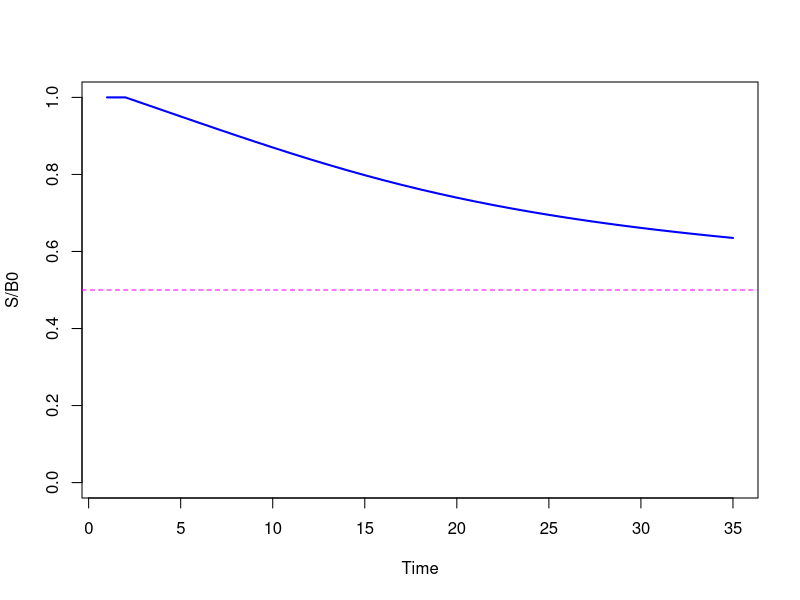
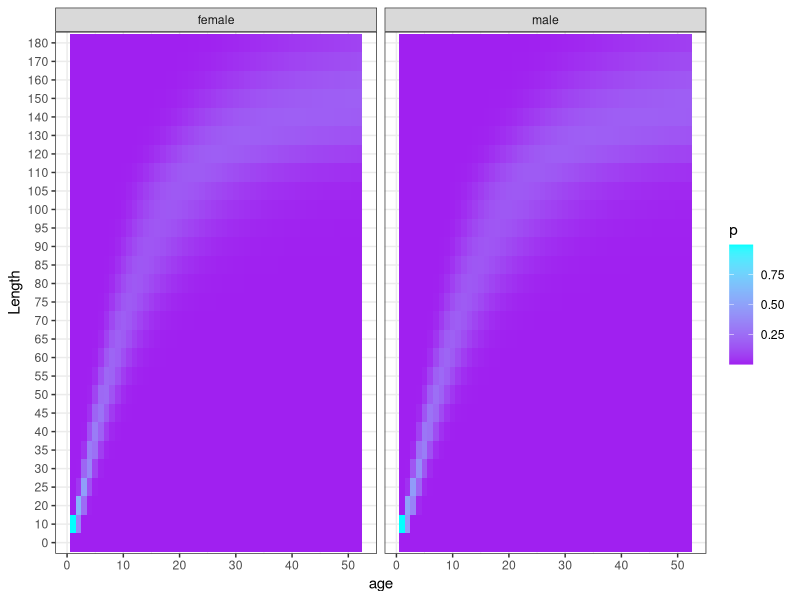
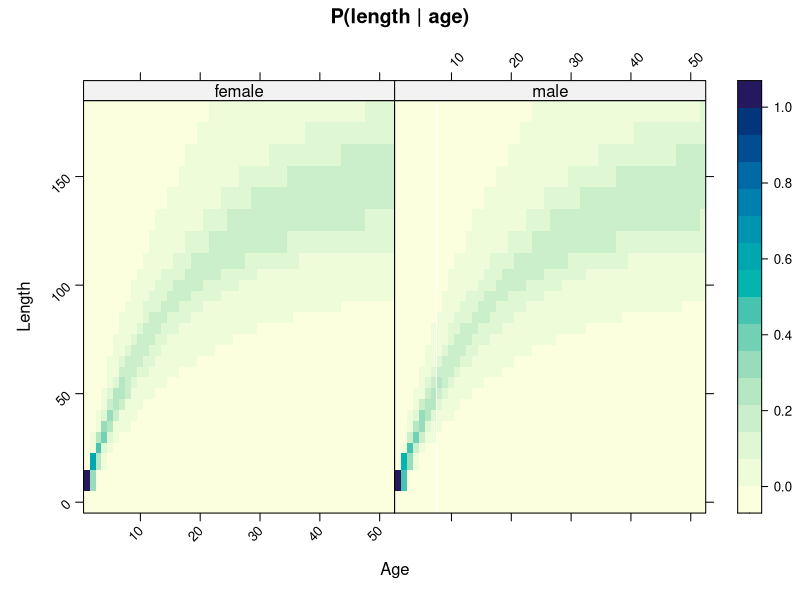
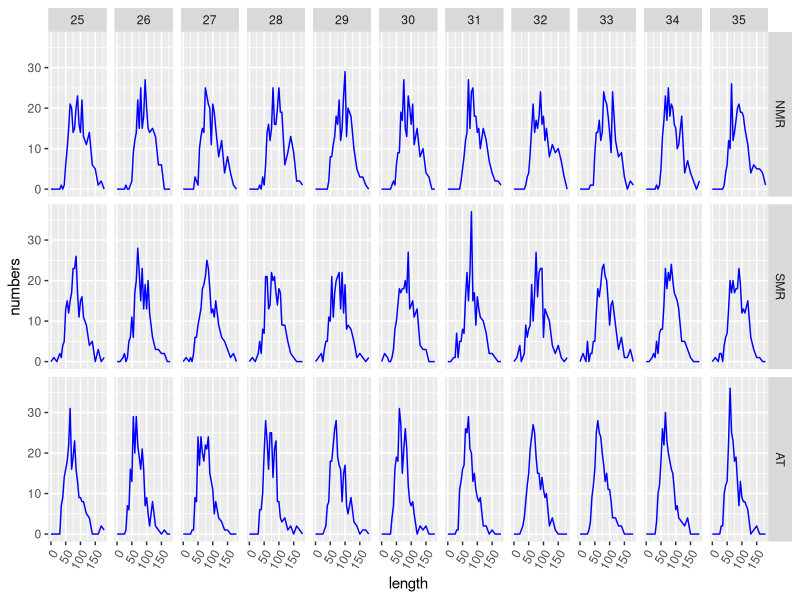
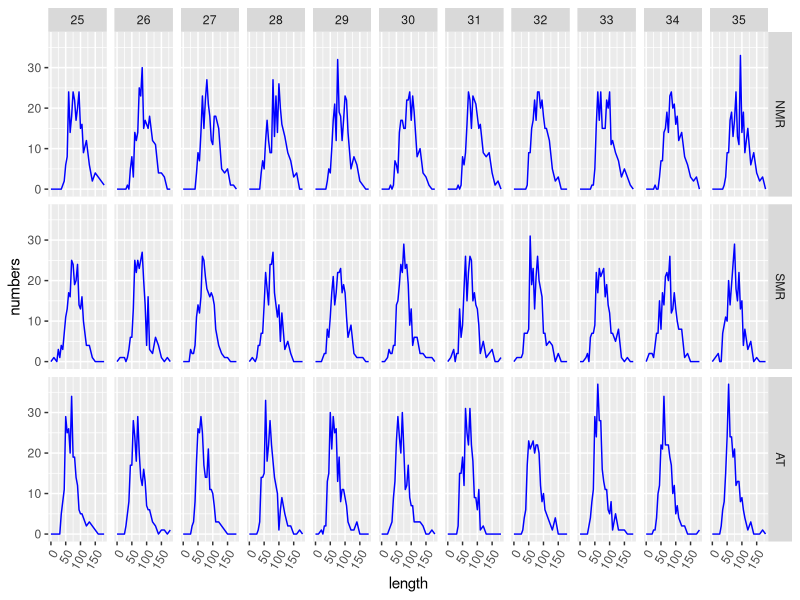
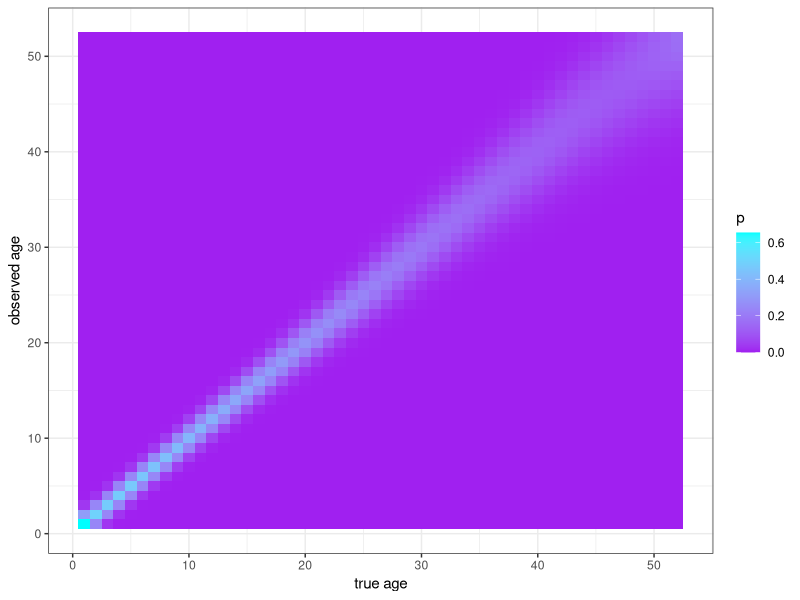
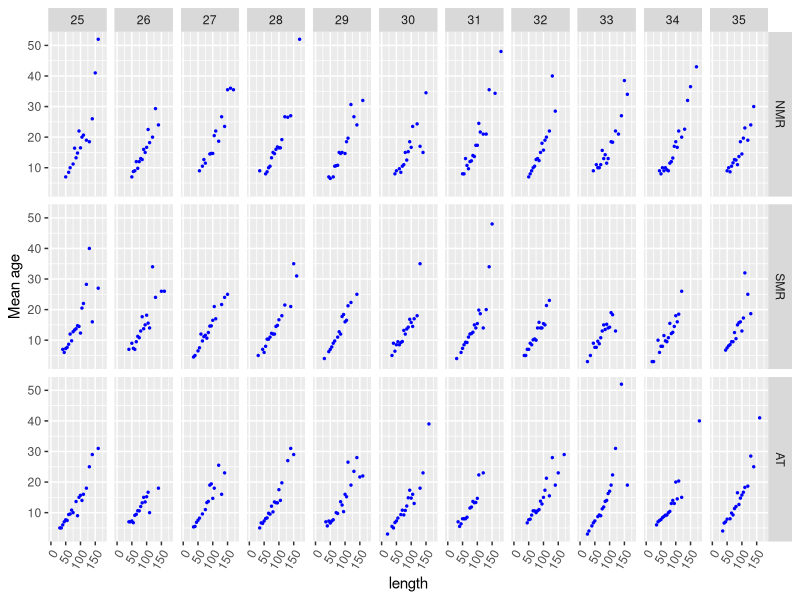
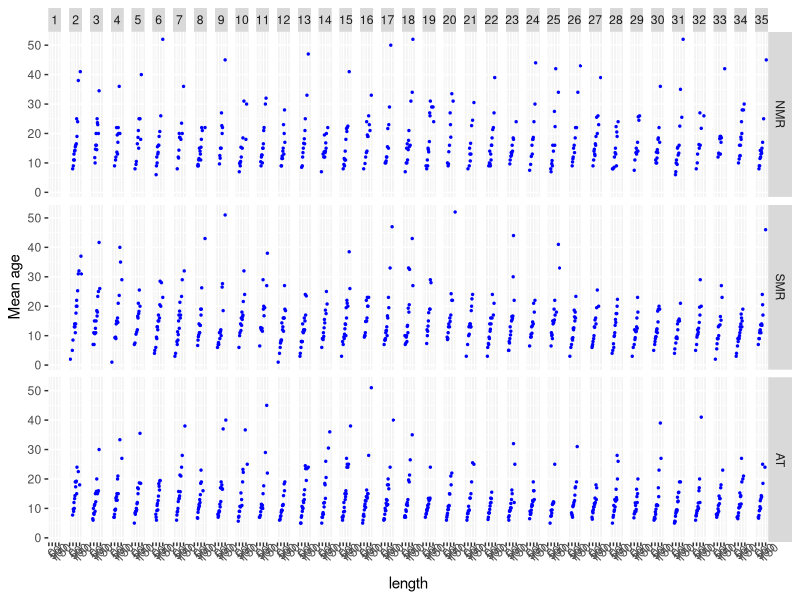

The R source for these figures, in order:
######################################################
# testing population dynamics calculations ###########
######################################################
# R Hillary CSIRO 2018 ###############################
######################################################

ages <- 1:52
nages <- length(ages)
R <- 2
ns <- 2
R0 <- 1e+6
M <- rep(0.13,nages)
zeta <- c(0.5,0.5) # sex ratio
eta <- c(0.45,0.55) # spatial recruitment ratio
pim <- array(dim=c(R,R,nages)) # movement matrices
sm50 <- 139
sm95 <- 185
a.wl <- 4.4e-6
b.wl <- 3.14
Linf <- c(165,165)
k <- c(0.057,0.052)
t0 <- c(-0.19,-0.34)
mula <- m <- w <- array(dim=c(ns,nages))
mula[1,] <- Linf[1]*(1-exp(-k[1]*(ages-t0[1])))
mula[2,] <- Linf[2]*(1-exp(-k[2]*(ages-t0[2])))
cvla <- 0.15
for(a in 1:nages) {

  lref1 <- seq(mula[1,a]*(1-1.96*cvla),mula[1,a]*(1+1.96*cvla),length=50)
  dl1 <- dlnorm(lref1,log(mula[1,a]),sqrt(log(1+cvla^2)))
  dl1 <- dl1/sum(dl1)
  lref2 <- seq(mula[2,a]*(1-1.96*cvla),mula[2,a]*(1+1.96*cvla),length=50)
  dl2 <- dlnorm(lref2,log(mula[2,a]),sqrt(log(1+cvla^2)))
  dl2 <- dl2/sum(dl2) 
  m[1,a] <- sum(dl1*(1/(1+19^{-(lref1-sm50)/(sm95-sm50)})))
  m[2,a] <- sum(dl2*(1/(1+19^{-(lref2-sm50)/(sm95-sm50)})))
  w[1,a] <- sum(dl1*a.wl*lref1^b.wl)/1e+3
  w[2,a] <- sum(dl2*a.wl*lref2^b.wl)/1e+3

}

# define the movement model

pi12 <- 0.01
pi21 <- 0.05
pim[] <- matrix(c(1-pi12,pi12,pi21,1-pi21),ncol=2,byrow=T)

########################################
# 1. long-term eqm unfished population #
########################################

ny <- 500
Nbar <- array(dim=c(ny,nages,ns,R))
for(s in 1:ns) 
  for(r in 1:R) Nbar[1,,s,r] <- eta[r]*zeta[s]*R0*exp(-ages*M[1]) 
for(y in 2:ny) {

  for(s in 1:ns) 
    for(r in 1:R) Nbar[y,1,s,r] <- R0*eta[r]*zeta[s]
  for(s in 1:ns)
    for(a in 2:(nages-1)) 
      for(r in 1:R) Nbar[y,a,s,r] <- sum(pim[,r,a-1]*Nbar[y-1,a-1,s,]*exp(-M[a-1]))

  for(s in 1:ns)
    for(r in 1:R) Nbar[y,nages,s,r] <- sum(pim[,r,nages-1]*Nbar[y-1,nages-1,s,]*exp(-M[nages-1]))+sum(pim[,r,nages]*Nbar[y-1,nages,s,]*exp(-M[nages]))

}
  
############################################
# 2. Eqm short cut using simultaneous eqns #
############################################

Neqm <- array(dim=c(nages,ns,R))
for(s in 1:ns) Neqm[1,s,] <- R0*eta*zeta[s]
for(a in 2:(nages-1))
  for(s in 1:ns)
    for(r in 1:R) Neqm[a,s,r] <- sum(pim[,r,a-1]*Neqm[a-1,s,]*exp(-M[a-1]))

# solve simulatenous eqns for N in the plus group

a <- rep(NA,R)
B <- matrix(nrow=R,ncol=R)
for(s in 1:ns) {

  for(r in 1:R) a[r] <- sum(pim[,r,nages-1]*Neqm[nages-1,s,]*exp(-M[nages-1]))
  for(r in 1:R)
    for(ss in 1:R) B[ss,r] <- pim[ss,r,nages]*exp(-M[nages])
  npg <- t(a) %*% solve(diag(1,nrow=R)-B)
  Neqm[nages,s,] <- npg

}

#############################
# testing the popn dynamics #
#############################

B0 <- sum(apply(Neqm[,1,],1,sum)*w[1,]*m[1,])

# selectivity

nf <- 3 # NMR, SMR, AT longlines
rf <- c(1,2,2) # areas fisheries operate in

sl50 <- c(65,80,55)
sl95 <- c(75,110,65)

sel <- array(dim=c(nf,ns,nages))
for(f in 1:nf) {
  for(a in 1:nages) {

    lref1 <- seq(mula[1,a]*(1-1.96*cvla),mula[1,a]*(1+1.96*cvla),length=50)
    dl1 <- dlnorm(lref1,log(mula[1,a]),sqrt(log(1+cvla^2)))
    dl1 <- dl1/sum(dl1)
    lref2 <- seq(mula[2,a]*(1-1.96*cvla),mula[2,a]*(1+1.96*cvla),length=50)
    dl2 <- dlnorm(lref2,log(mula[2,a]),sqrt(log(1+cvla^2)))
    dl2 <- dl2/sum(dl2) 
    sel[f,1,a] <- sum(dl1*(1/(1+19^{-(lref1-sl50[f])/(sl95[f]-sl50[f])})))
    sel[f,2,a] <- sum(dl2*(1/(1+19^{-(lref2-sl50[f])/(sl95[f]-sl50[f])})))
  
  }
}

# total catch

Ctot <- 440
Cf <- c(100,140,200)

# SRR params

hh <- 0.75
rho <- B0/R0
alp <- 4*hh/(rho*(1-hh))
bet <- (5*hh-1)/(B0*(1-hh))

# other stuff

ny <- 35
N <- array(dim=c(ny,nages,ns,R))
C <- array(dim=c(ny,nages,ns,nf))
tauf <- 0.5
h <- array(dim=c(ny,nf,ns))
phi <- m[1,]*w[1,]
S <- rep(NA,ny)
S[1] <- B0
N[1,,,] <- Neqm
C[1,,,] <- 0
h[1,,] <- 0
hmax <- 0.8

for(y in 2:ny) {

  # recruitment

  Rtot <- alp*S[y-1]/(1+bet*S[y-1])
  for(s in 1:ns) 
    for(r in 1:R) N[y,1,s,r] <- Rtot*eta[r]*zeta[s]

  # population dynamics

  for(s in 1:ns) {
    for(a in 2:(nages-1))
      for(r in 1:R) {
        
        hsum <- 0
        for(f in 1:nf) {
          if(rf[f] == r) hsum <- hsum+h[y-1,f,s]*sel[f,s,a-1]
        }
        hsum <- min(hmax,hsum)
        N[y,a,s,r] <- sum(pim[,r,a-1]*N[y-1,a-1,s,]*exp(-M[a-1])*(1-hsum)) 

      }

    # plus group

    for(r in 1:R) {
        
        hsum1 <- hsum2 <- 0
        for(f in 1:nf) {
          if(rf[f] == r) {
            
            hsum1 <- hsum1+h[y-1,f,s]*sel[f,s,nages-1]
            hsum2 <- hsum2+h[y-1,f,s]*sel[f,s,nages] 

          }
        }
        hsum1 <- min(hmax,hsum1)
        hsum2 <- min(hmax,hsum2)
        N[y,nages,s,r] <- sum(pim[,r,nages-1]*N[y-1,nages-1,s,]*exp(-M[nages-1])*(1-hsum1))+sum(pim[,r,nages]*N[y-1,nages,s,]*exp(-M[nages])*(1-hsum2)) 

      } 

  }

  # calculate harvest rates

  for(f in 1:nf) 
    for(s in 1:ns) 
      h[y,f,s] <- Cf[f]*zeta[s]/sum(N[y,,s,rf[f]]*exp(-tauf*M)*sel[f,s,]*w[s,])

  # calculate catch-at-age (factoring in hmax)

  for(s in 1:ns) {
    for(a in 1:nages) {
      for(f in 1:nf) {
        htmp <- h[y,f,s]*sel[f,s,a]
        htmp <- min(hmax,htmp)
        C[y,a,s,f] <- htmp * N[y,a,s,rf[f]]*exp(-tauf*M[a])
      }
    }
  }

  # calculate female SSB across both areas

  S[y] <- sum(apply(N[y,,1,],1,sum)*phi)

}

ts.plot(S/B0,col='blue',lwd=2,ylim=c(0,1))
abline(h=0.5,col='magenta',lty=2)

##############################################
# generate some pseudo-data for use later on #
##############################################

# length frequency data for each fishery
# 1. create length partition
# 2. calculate P(l | a)
# 3. define effective sample sizes
# 4. simulate the length data 

# 1. length partition

lbins <- c(seq(0,20,by=10),seq(25,105,by=5),seq(110,190,by=10))
nbins <- length(lbins)-1
mulbins <- 0.5*(lbins[-c(1)]+lbins[-c(nbins+1)])

# 2. calculate P(l | a)

pla <- array(NA,dim=c(ns,nbins,nages))
dimnames(pla)[[1]] <- c('female','male')
dimnames(pla)[[3]] <- ages
dimnames(pla)[[2]] <- lbins[1:nbins]

sdla <- sqrt(log(1+cvla^2))
for(s in 1:ns) {
  for(a in 1:nages) {

    pl <- dlnorm(mulbins,log(mula[s,a]),sdla)
    pl <- pl/sum(pl)
    pla[s,,a] <- pl
  }
}

# sum to 1 check along length dimension

apply(pla,c(1,3),sum)

# faaaaancy ggplot of P(l | a) cos you know...

library(ggplot2)
df <- expand.grid(age=ages,length=lbins[1:nbins],sex=c('female','male'),p=NA)
for(a in ages) {
  
  df[df$age == a & df$sex == 'female','p'] <- pla['female',,a]
  df[df$age == a & df$sex == 'male','p'] <- pla['male',,a] 

}

ggplot(df,aes(age,as.factor(length),z=p))+geom_tile(aes(fill=p))+facet_wrap(~sex)+scale_fill_gradient(low="purple", high="cyan")+theme_bw()+ylab("Length")

# lattice version

library(lattice)
levelplot(p~age*length|sex,data=df,xlab='Age',ylab='Length',main='P(length | age)',scales=list(y=list(rot=45), x=list(rot=45)),cex=0.5)

# get predicted catch-at-length given catch-at-age

Cl <- array(dim=c(ny,nbins,ns,nf))
for(s in 1:ns)
  for(y in 1:ny)
    for(f in 1:nf)
      for(l in 1:nbins)
        Cl[y,l,s,f] <- sum(C[y,,s,f]*pla[s,l,])

# check total catches (numbers & biomass)

sum(apply(C,c(1,3),sum)-apply(Cl,c(1,3),sum))
Cfy <- array(dim=c(ny,nf,ns))
for(s in 1:ns) {
  for(y in 1:ny) {
    for(f in 1:nf) {
      Cfy[y,f,s] <- sum(C[y,,s,f]*w[s,])
    }
  }
}

apply(Cfy,1,sum)
Ctot

# 3. effective sample size-by-fishery

neff <- rep(250,nf)

# 4. Simulate LF data for each fishery

fnm <- c("NMR","SMR","AT")
nsim <- 1
lfdat <- expand.grid(y=1:ny,l=lbins[1:nbins],sex=c('female','male'),f=fnm,iter=1:nsim,c=NA)
for(n in 1:nsim)
  for(y in 1:ny)
    for(f in 1:nf) {

      if(y > 1) {
      ptmp <- Cl[y,,1,f]
      ptmp <- ptmp/sum(ptmp)
      lfdat[lfdat$y == y & lfdat$f == fnm[f] & lfdat$sex == 'female' & lfdat$iter == n,'c'] <- rmultinom(1,neff[f],ptmp)
      ptmp <- Cl[y,,2,f]
      ptmp <- ptmp/sum(ptmp) 
      lfdat[lfdat$y == y & lfdat$f == fnm[f] & lfdat$sex == 'male' & lfdat$iter == n,'c'] <- rmultinom(1,neff[f],ptmp)
      } else {

        lfdat[lfdat$y == y & lfdat$f == fnm[f] & lfdat$iter == n,'c'] <- 0

      }
    }


ggplot(subset(lfdat,sex=='female' & y >= ny-10),aes(x=l,y=c))+geom_line(colour='blue')+facet_grid(f~y)+ylab("numbers")+xlab("length")+theme(axis.text.x = element_text(angle = 60, hjust = 1))

ggplot(subset(lfdat,sex=='male' & y >= ny-10),aes(x=l,y=c))+geom_line(colour='blue')+facet_grid(f~y)+ylab("numbers")+xlab("length")+theme(axis.text.x = element_text(angle = 60, hjust = 1))

###################################################
# simulate age given length data for each fishery #
###################################################

# number of fish aged in total

nage <- c(200,100) # female, male
nasf <- matrix(nrow=ns,ncol=nf)
for(s in 1:ns) nasf[s,] <- round(nage[s] * Cf/Ctot)

A <- matrix(scan("aerr_mat.dat"),ncol=nages,byrow=T)
adf <- expand.grid(a=ages,aa=ages,p=NA)
for(a in 1:nages) adf[adf$a == a,'p'] <- A[,a]
ggplot(adf,aes(a,aa,z=p))+geom_tile(aes(fill=p))+scale_fill_gradient(low="purple", high="cyan")+theme_bw()+xlab("true age")+ylab("observed age")

# steps:
# 1. Get "true" P(a | l,y,f) for each fishery
# 2. Get "observed" P(a | l,y,f) factoring in ageing error
# 3. Generate samples from the correct distro

# 1. true P(a | l,y,f) for each fishery ~ pla * pay

paly <- paaly <- array(dim=c(ny,nages,nbins,ns,nf))
pay <- array(dim=c(ny,nages,ns,nf)) # prior age-distro
ply <- array(dim=c(ny,nbins,ns,nf)) # length distro

# pay

for(s in 1:ns) 
  for(y in 1:ny) 
    for(f in 1:nf) {
      for(a in 1:nages) pay[y,a,s,f] <- N[y,a,s,rf[f]] * sel[f,s,a]

      pay[y,,s,f] <- pay[y,,s,f]/sum(pay[y,,s,f])

    }

# paly (and ply)

for(y in 1:ny)
  for(s in 1:ns)
    for(l in 1:nbins)
      for(f in 1:nf) {
        for(a in 1:nages) paly[y,a,l,s,f] <- pla[s,l,a] * pay[y,a,s,f]
        ply[y,l,s,f] <- sum(paly[y,,l,s,f])
        paly[y,,l,s,f] <- paly[y,,l,s,f] / ply[y,l,s,f]
      }

# 2. get paaly (paly adjusted for ageing error)

for(y in 1:ny)
  for(s in 1:ns)
    for(l in 1:nbins)
      for(f in 1:nf) 
        for(a in 1:nages) paaly[y,a,l,s,f] <- sum(paly[y,,l,s,f] * A[a,])

# 3. simulate some length-conditional age data for each fishery

alfdat <- expand.grid(y=1:ny,a=ages,l=lbins[1:nbins],sex=c("female","male"),f=fnm,iter=1:nsim,n=0)
zdf <- expand.grid(y=1:ny,l=lbins[1:nbins],sex=c("female","male"),f=fnm,iter=1:nsim,mua=NA)
lref <- 1:nbins

for(n in 1:nsim)
  for(y in 1:ny) {
    for(f in 1:nf) 

        if(y > 1) {
        
          # length samples first

          nn <- nasf[1,f]
          nl <- rmultinom(1,nn,ply[y,,1,f])
          idx <- lref[-c(grep(0,nl))]
          for(l in idx) {

            na <- rmultinom(1,nl[l],paly[y,,l,1,f])
            alfdat[alfdat$y == y & alfdat$l == lbins[l] & alfdat$f == fnm[f] & alfdat$sex == 'female' & alfdat$iter == n,'n'] <- na
            zdf[zdf$y == y & zdf$l == lbins[l] & zdf$f == fnm[f] & zdf$sex == 'female' & zdf$iter == n,'mua'] <- sum(na*ages/sum(na))
          }


          nn <- nasf[2,f]
          nl <- rmultinom(1,nn,ply[y,,2,f])
          idx <- lref[-c(grep(0,nl))] 
          for(l in idx) {

            na <- rmultinom(1,nl[l],paly[y,,l,2,f]) 
            alfdat[alfdat$y == y & alfdat$l == lbins[l] & alfdat$f == fnm[f] & alfdat$sex == 'male' & alfdat$iter == n,'n'] <- na
            zdf[zdf$y == y & zdf$l == lbins[l] & zdf$f == fnm[f] & zdf$sex == 'male' & zdf$iter == n,'mua'] <- sum(na*ages/sum(na)) 
          }
      
        } else {

          alfdat[alfdat$y == y & alfdat$l == lbins[l] & alfdat$f == fnm[f] & alfdat$iter == n,'n'] <- 0

        }

    cat("Year",y,"of",ny,"\n")
  }

ggplot(subset(zdf,sex=='female' & y >= ny-10),aes(x=l,y=mua))+geom_point(colour='blue',size=0.5)+facet_grid(f~y)+ylab("Mean age")+xlab("length")+theme(axis.text.x = element_text(angle = 60, hjust = 1))

ggplot(subset(zdf,sex=='male'),aes(x=l,y=mua))+geom_point(colour='blue',size=0.5)+facet_grid(f~y)+ylab("Mean age")+xlab("length")+theme(axis.text.x=element_text(angle=45))

save.image("test_pdyn_datagen.rda")

